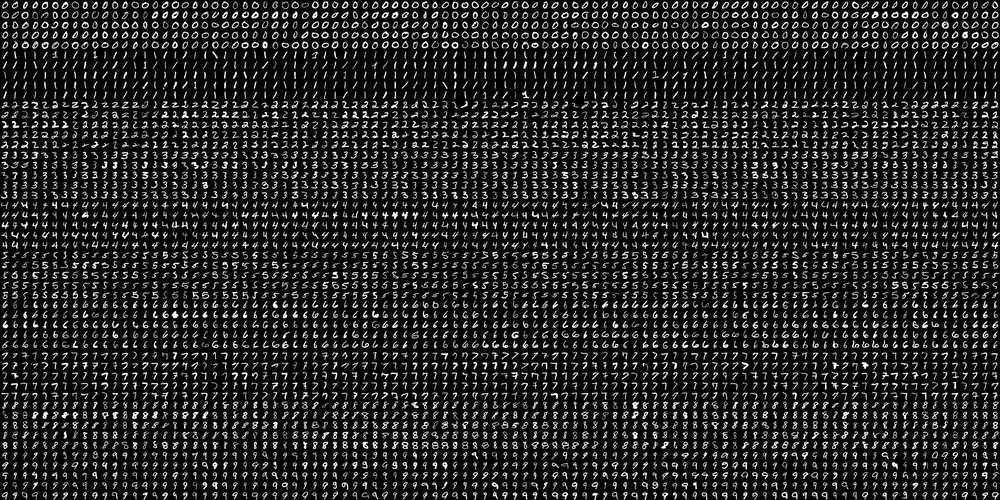
#> input picture code/ML/digits.png, 1000 x 500 px, shrunk from 2000 x 1000 before the run
$ python thresholding_adaptive.py --image ML/digits.png
#> lines starting #> are read from the running program, lines starting #| are printed output that depends on the picture; after the words box and inside, x2 and y2 are one past the last pixel; in counts of white or black regions, pixels touching at a corner belong together
import numpy as np
import argparse
import cv2


ap=argparse.ArgumentParser()
ap.add_argument("-i","--image",help="Path To Image")

args=vars(ap.parse_args())

img=cv2.imread(args["image"])
#> img is the input picture: shape (500, 1000, 3); min 0, max 255, mean 36.1
cv2.imshow("original",img)

gray=cv2.cvtColor(img,cv2.COLOR_BGR2GRAY)
blurred=cv2.GaussianBlur(gray,(5,5),0)
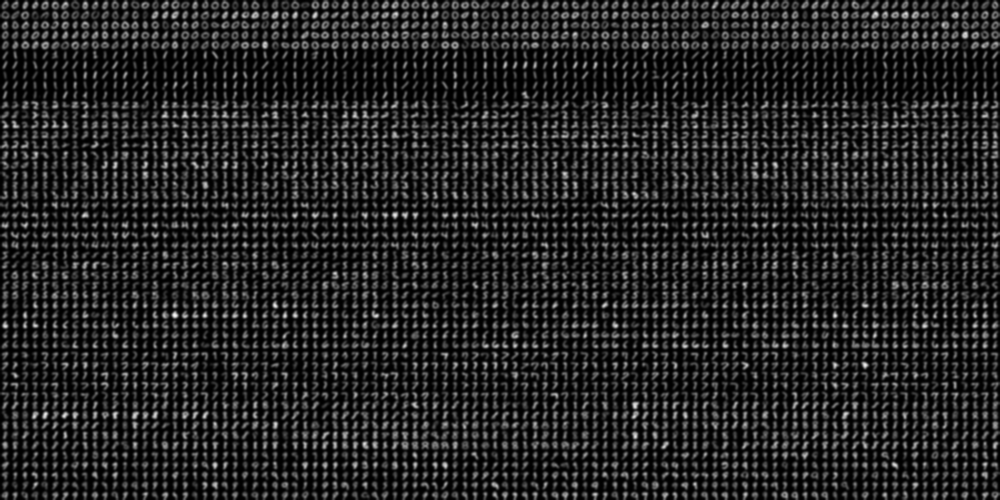
#> blurred: shape (500, 1000); min 0, max 244, mean 36.1
thresholdImg=cv2.adaptiveThreshold(blurred, 255,cv2.ADAPTIVE_THRESH_MEAN_C, cv2.THRESH_BINARY_INV, 11, 4)
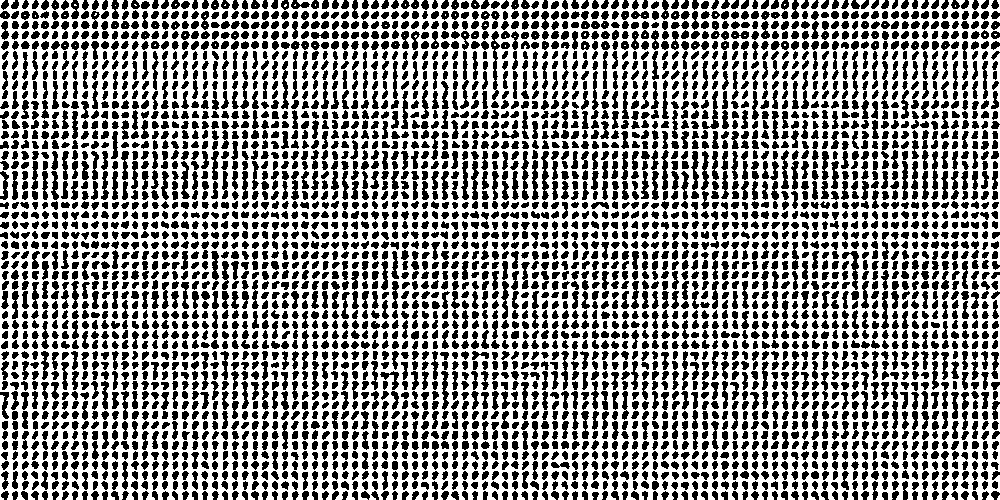
#> thresholdImg: shape (500, 1000); 58.2% white; 4130 black regions, largest, box (x1, y1, x2, y2) and area: (491, 31, 500, 100) 284, (541, 151, 549, 200) 236, (842, 251, 859, 290) 232
cv2.imshow(" adaptive thresholding using mean",thresholdImg)
cv2.waitKey(0)

thresholdImgInv=cv2.adaptiveThreshold(blurred, 255,cv2.ADAPTIVE_THRESH_GAUSSIAN_C, cv2.THRESH_BINARY_INV, 15, 3)
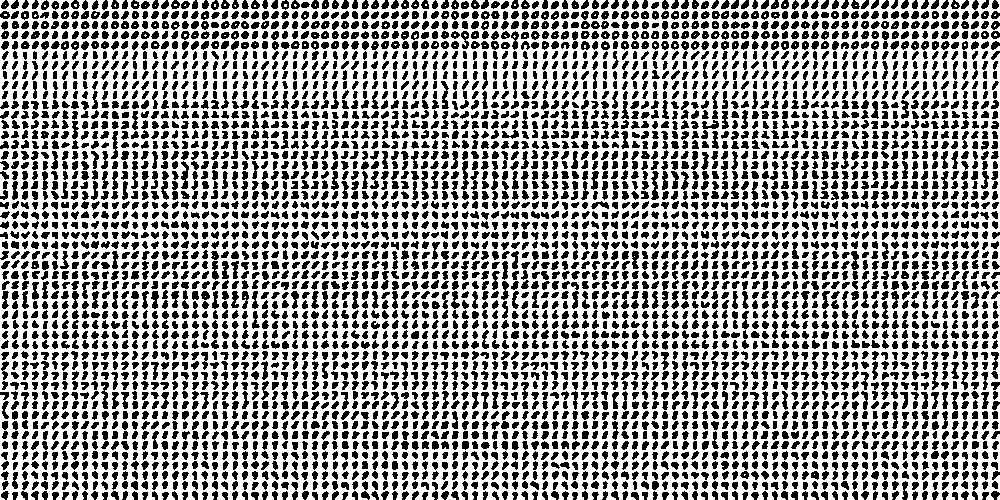
#> thresholdImgInv: shape (500, 1000); 60.7% white; 4767 black regions, largest, box (x1, y1, x2, y2) and area: (651, 171, 659, 200) 135, (181, 161, 189, 189) 131, (461, 161, 469, 190) 128
cv2.imshow("adaptive thresholding using Gaussian mean",thresholdImgInv)
cv2.waitKey(0)

cv2.imshow("after masking",cv2.bitwise_and(img,img,mask=thresholdImgInv))
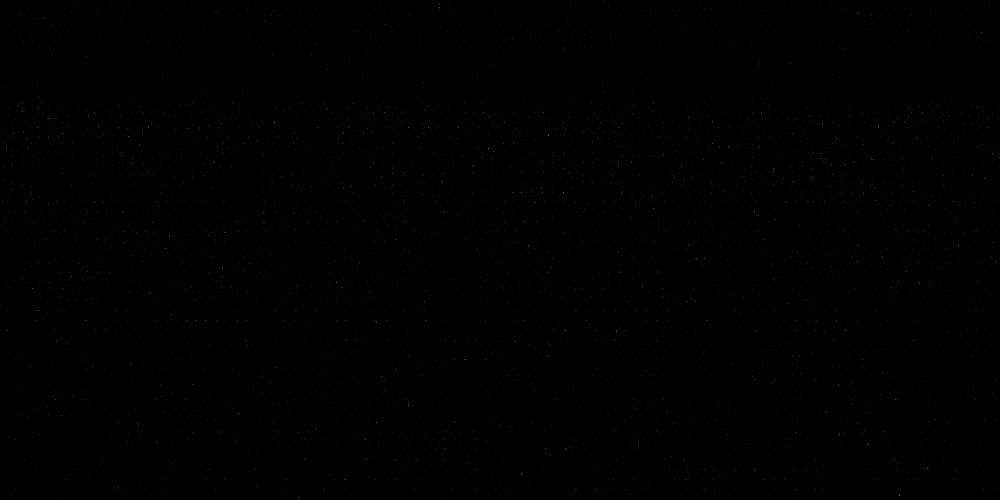
#> window 'after masking': shape (500, 1000, 3); min 0, max 105, mean 0.6
cv2.waitKey(0)
cv2.destroyAllWindows()
